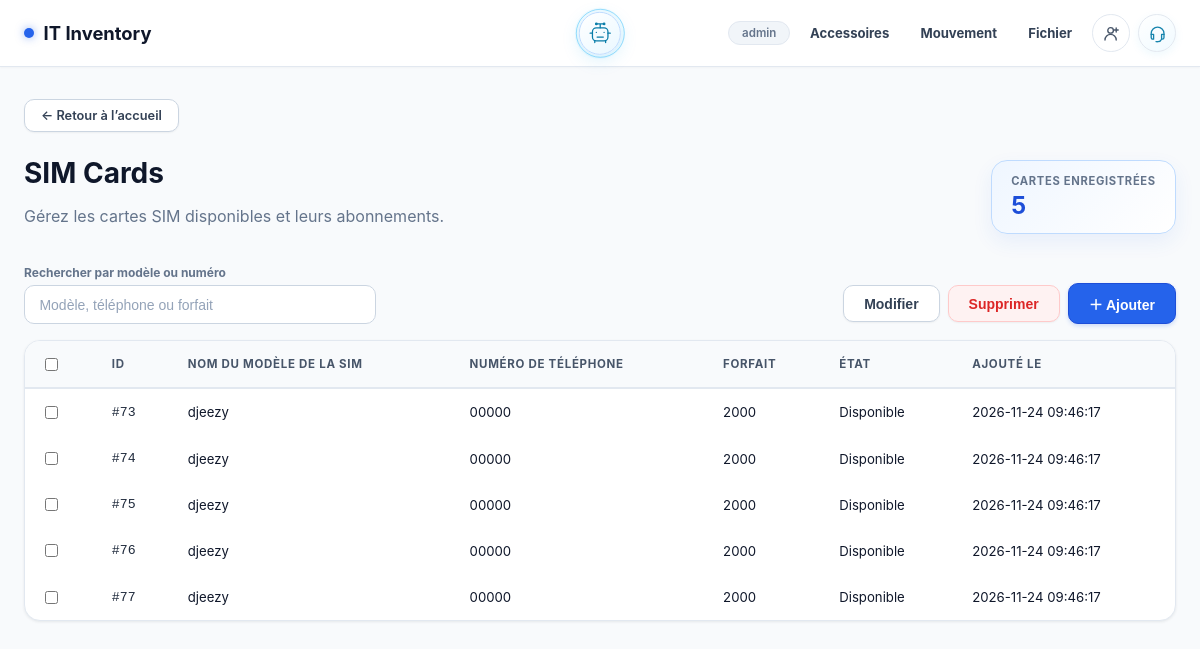
Screenshot of /accessoires/sim-cards (signed in) with the database file from the repository.
### tables this page shows
CREATE TABLE app_users (
            id INTEGER PRIMARY KEY AUTOINCREMENT,
            username TEXT NOT NULL UNIQUE COLLATE NOCASE,
            password_hash TEXT NOT NULL,
            access_level TEXT NOT NULL CHECK(access_level IN ('read', 'write', 'full')),
            is_admin INTEGER NOT NULL DEFAULT 0,
            created_at TEXT NOT NULL DEFAULT CURRENT_TIMESTAMP
        , email TEXT);

CREATE TABLE accessories (
            id INTEGER PRIMARY KEY AUTOINCREMENT,
            category TEXT NOT NULL,
            brand TEXT NOT NULL,
            created_at TEXT NOT NULL DEFAULT CURRENT_TIMESTAMP
        , accessory_type TEXT NOT NULL DEFAULT 'Bluetooth/USB', serial_number TEXT, discharge_id INTEGER, phone_model TEXT, ram TEXT, storage TEXT, technical_details TEXT);

### app/routes/inventory.py (the view, shortened to what this page needs)
@inventory_bp.route('/accessoires/<category>')
def accessory_page(category):
    category_name = accessory_category_name(category)
    if not category_name:
        return redirect(url_for('inventory.index'))
    if category == 'sim-cards':
        rows = get_db().execute('''SELECT a.id, a.brand, a.serial_number, a.technical_details, a.created_at,
            a.discharge_id, COALESCE(d.recipient_name, d.recipient_code) AS assigned_to
            FROM accessories a LEFT JOIN discharges d ON d.id = a.discharge_id
            WHERE a.category = ? ORDER BY a.brand COLLATE NOCASE, a.id''', (category,)).fetchall()
        return render_template('sim_cards.html', rows=rows, total=len(rows))

### app/models/database.py (called while the page is built)
def get_db():
    if 'db' not in g:
        g.db = sqlite3.connect(
            current_app.config['DB_PATH'],
            detect_types=sqlite3.PARSE_DECLTYPES,
        )
        g.db.row_factory = sqlite3.Row
    return g.db

### app/routes/inventory.py (called while the page is built, shortened)
def accessory_category_name(category):
    if category in ACCESSORY_CATEGORIES:
        return ACCESSORY_CATEGORIES[category]

### templates/sim_cards.html (shortened to what this page needs)
{% extends 'base.html' %}
{% block content %}
<div class="page-fade accessory-page">
  <a href="{{ url_for('inventory.index') }}" class="btn-back accessory-back">← Retour à l’accueil</a>
  <header class="accessory-heading"><div><h1>SIM Cards</h1><p class="text-muted">Gérez les cartes SIM disponibles et leurs abonnements.</p></div><div class="accessory-total"><span id="accessoryCountLabel">Cartes enregistrées</span><strong id="accessoryCount" data-total="{{ total }}">{{ total }}</strong></div></header>
  <div class="accessory-toolbar">
    <label class="accessory-search">Rechercher par modèle ou numéro
      <input id="simSearch" class="form-input" type="search" placeholder="Modèle, téléphone ou forfait" oninput="filterSimRows()">
    </label>
    {% if current_user.access_level in ['write', 'full'] %}
    <div class="accessory-toolbar-actions"><button class="btn btn-secondary" type="button" onclick="editSimCard()">Modifier</button><form method="POST" action="{{ url_for('inventory.accessory_delete', category='sim-cards') }}" id="simDeleteForm"><input type="hidden" name="csrf_token" value="{{ csrf_token() }}"><button class="btn btn-toolbar-delete" type="button" onclick="deleteSimCards()">Supprimer</button></form><button class="btn btn-primary" type="button" onclick="document.getElementById('simAddModal').classList.remove('hidden')">＋ Ajouter</button></div>
    {% endif %}
  </div>
  <div class="card accessory-table-wrap"><table class="inv-table" id="simTable"><thead><tr><th><input type="checkbox" id="simSelectAll" onchange="toggleSimCards(this)"></th><th>ID</th><th>Nom du modèle de la SIM</th><th>Numéro de téléphone</th><th>Forfait</th><th>État</th><th>Ajouté le</th></tr></thead><tbody>
    {% for row in rows %}<tr data-search="{{ (row.brand ~ ' ' ~ (row.serial_number or '') ~ ' ' ~ (row.technical_details or '') ~ ' ' ~ (row.assigned_to or ''))|lower }}"><td><input class="sim-select" type="checkbox" value="{{ row.id }}" data-model="{{ row.brand }}" data-number="{{ row.serial_number or '' }}" data-plan="{{ row.technical_details or '' }}" {% if row.discharge_id %}disabled title="Return this SIM before editing or deleting it"{% endif %} onchange="updateSimSelection()"></td><td class="font-mono">#{{ row.id }}</td><td>{{ row.brand }}</td><td>{{ row.serial_number }}</td><td>{{ row.technical_details }}</td><td>{% if row.discharge_id %}Affectée · {{ row.assigned_to or 'Employé' }}{% else %}Disponible{% endif %}</td><td>{{ row.created_at }}</td></tr>{% else %}<tr><td colspan="7" class="accessory-empty">Aucune carte SIM enregistrée.</td></tr>{% endfor %}
  </tbody></table></div>
</div>
{% endblock %}

### templates/base.html (shortened to what this page needs)
<!DOCTYPE html>
<html lang="fr">
<head>
    <link rel="stylesheet" href="{{ url_for('static', filename='css/main.css') }}">
    <link rel="stylesheet" href="{{ url_for('static', filename='css/animations.css') }}">
</head>
<body>
    <nav class="navbar">
        <div class="navbar-inner">
            <a href="{{ url_for('inventory.index') }}" class="navbar-brand">
                <span class="dot"></span>
                IT Inventory
            </a>
            {% if current_user %}<button type="button" class="ai-assistant-trigger" id="aiAssistantTrigger" aria-label="Ouvrir l’assistant IA d’inventaire" aria-haspopup="dialog" aria-controls="aiAssistantModal" aria-expanded="false">
                <svg viewBox="0 0 32 32" aria-hidden="true"><rect x="6" y="9" width="20" height="17" rx="5"/><path d="M16 4v5M12 4h8M3 16h3m20 0h3M11 15h.01M21 15h.01M12 21h8M9 26v2m14-2v2"/><circle cx="11" cy="4" r="1"/><circle cx="21" cy="4" r="1"/></svg>
                <span class="ai-trigger-pulse" aria-hidden="true"></span>
            </button>{% endif %}
            <div class="navbar-actions">
                {% if current_user %}
                <span class="navbar-badge">{{ current_user.username }}</span>
                <div class="accessories-menu">
                    <a href="#" class="accessories-trigger" onclick="return false;">Accessoires</a>
                </div>
                <div class="accessories-menu movement-menu">
                    <a href="#" class="accessories-trigger" onclick="return false;">Mouvement</a>
                </div>
                {% if current_user.is_admin or current_user.access_level in ['write', 'full'] %}
                <div class="file-menu">
                    <a href="#" class="file-trigger" onclick="return false;">Fichier</a>
                </div>
                {% endif %}
                <div class="contact-menu">
                    <button type="button" class="contact-trigger" aria-label="Contact et options du compte">
                        <svg viewBox="0 0 24 24" aria-hidden="true"><circle cx="12" cy="8" r="3.5"/><path d="M5 20a7 7 0 0 1 14 0M19 5v5m-2.5-2.5h5"/></svg>
                    </button>
                </div>
                <div class="helpdesk-menu">
                    <button type="button" class="helpdesk-menu-trigger" aria-label="Helpdesk menu" aria-haspopup="true">
                        <svg viewBox="0 0 24 24" aria-hidden="true"><path d="M4 13v-1a8 8 0 0 1 16 0v1"/><path d="M4 13h3v6H6a2 2 0 0 1-2-2v-4Zm16 0h-3v6h1a2 2 0 0 0 2-2v-4ZM17 19a5 5 0 0 1-5 3h-1"/><path d="M10 22h2"/></svg>
                    </button>
                </div>
                {% else %}<a class="dashboard-nav-link" href="{{ url_for('auth.login') }}">IT admin</a>{% endif %}
            </div>
        </div>
    </nav>
    <main>
        {% block content %}{% endblock %}
    </main>
</body>
</html>

### static/css/animations.css (style rules this page uses)
.page-fade { animation: fadeUp 0.3s ease both; }
.btn-primary { position: relative; overflow: hidden; }
.btn-primary::after { content: ''; position: absolute; inset: 0; border-radius: inherit; background: rgba(255,255,255,0.15); opacity: 0; transition: opacity 0.2s; }

### rows the page displays
app_users: username "admin"
accessories: id "73", brand "djeezy", serial_number "00000", technical_details "2000", created_at "2026-11-24 09:46:17"
accessories: id "74", brand "djeezy", serial_number "00000", technical_details "2000", created_at "2026-11-24 09:46:17"
accessories: id "75", brand "djeezy", serial_number "00000", technical_details "2000", created_at "2026-11-24 09:46:17"
accessories: id "76", brand "djeezy", serial_number "00000", technical_details "2000", created_at "2026-11-24 09:46:17"
accessories: id "77", brand "djeezy", serial_number "00000", technical_details "2000", created_at "2026-11-24 09:46:17"

### other values shown
{{ total }} "5"
